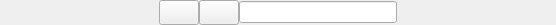
<?xml version="1.0" encoding="UTF-8"?>
<ui version="4.0">
 <class>HeaderCommand</class>
 <widget class="QFrame" name="HeaderCommand">
  <property name="geometry">
   <rect>
    <x>0</x>
    <y>0</y>
    <width>556</width>
    <height>25</height>
   </rect>
  </property>
  <layout class="QHBoxLayout" name="buttonLayout">
   <property name="spacing">
    <number>0</number>
   </property>
   <property name="leftMargin">
    <number>0</number>
   </property>
   <property name="topMargin">
    <number>0</number>
   </property>
   <property name="rightMargin">
    <number>0</number>
   </property>
   <property name="bottomMargin">
    <number>0</number>
   </property>
   <item>
    <spacer name="leftSpacer">
     <property name="orientation">
      <enum>Qt::Horizontal</enum>
     </property>
     <property name="sizeHint" stdset="0">
      <size>
       <width>28</width>
       <height>25</height>
      </size>
     </property>
    </spacer>
   </item>
   <item>
    <widget class="QPushButton" name="addBtn">
     <property name="minimumSize">
      <size>
       <width>0</width>
       <height>25</height>
      </size>
     </property>
     <property name="icon">
      <iconset resource="../wposgui.qrc">
       <normaloff>:/controls/icons/list-add.png</normaloff>:/controls/icons/list-add.png</iconset>
     </property>
    </widget>
   </item>
   <item>
    <widget class="QPushButton" name="removeBtn">
     <property name="minimumSize">
      <size>
       <width>0</width>
       <height>25</height>
      </size>
     </property>
     <property name="icon">
      <iconset resource="../wposgui.qrc">
       <normaloff>:/controls/icons/list-remove.png</normaloff>:/controls/icons/list-remove.png</iconset>
     </property>
    </widget>
   </item>
   <item>
    <widget class="QLineEdit" name="searchEdit">
     <property name="sizePolicy">
      <sizepolicy hsizetype="Expanding" vsizetype="Fixed">
       <horstretch>0</horstretch>
       <verstretch>0</verstretch>
      </sizepolicy>
     </property>
     <property name="maximumSize">
      <size>
       <width>200</width>
       <height>16777215</height>
      </size>
     </property>
     <property name="toolTip">
      <string extracomment="Enter Barcode to Scan"/>
     </property>
    </widget>
   </item>
   <item>
    <spacer name="rightSpacer">
     <property name="orientation">
      <enum>Qt::Horizontal</enum>
     </property>
     <property name="sizeHint" stdset="0">
      <size>
       <width>40</width>
       <height>20</height>
      </size>
     </property>
    </spacer>
   </item>
  </layout>
 </widget>
 <resources>
  <include location="../wposgui.qrc"/>
 </resources>
 <connections/>
</ui>
